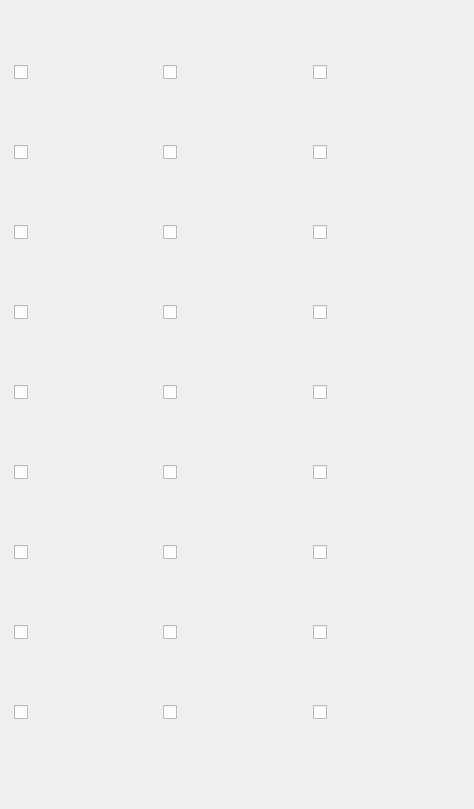
    <widget class="QWidget" name="Clotch">
     <attribute name="title">
      <string>Тканевая Б.</string>
     </attribute>
     <widget class="QFrame" name="Into_Frame_Item_1">
      <property name="geometry">
       <rect>
        <x>5</x>
        <y>-3</y>
        <width>460</width>
        <height>800</height>
       </rect>
      </property>
      <layout class="QGridLayout" name="gridLayout_2">
       <item row="1" column="4">
        <widget class="QCheckBox" name="checkBox19">
         <property name="text">
          <string/>
         </property>
         <property name="icon">
          <iconset>
           <normaloff>Pictures/T6_SHOES_CLOTH_SET1@0.png</normaloff>Pictures/T6_SHOES_CLOTH_SET1@0.png</iconset>
         </property>
         <property name="iconSize">
          <size>
           <width>90</width>
           <height>90</height>
          </size>
         </property>
         <property name="checkable">
          <bool>true</bool>
         </property>
        </widget>
       </item>
       <item row="1" column="0">
        <widget class="QCheckBox" name="checkBox1">
         <property name="text">
          <string/>
         </property>
         <property name="icon">
          <iconset>
           <normaloff>Pictures/T6_HEAD_CLOTH_SET1@0.png</normaloff>Pictures/T6_HEAD_CLOTH_SET1@0.png</iconset>
         </property>
         <property name="iconSize">
          <size>
           <width>90</width>
           <height>90</height>
          </size>
         </property>
         <property name="checkable">
          <bool>true</bool>
         </property>
        </widget>
       </item>
       <item row="5" column="2">
        <widget class="QCheckBox" name="checkBox14">
         <property name="text">
          <string/>
         </property>
         <property name="icon">
          <iconset>
           <normaloff>Pictures/T6_ARMOR_CLOTH_ROYAL.png</normaloff>Pictures/T6_ARMOR_CLOTH_ROYAL.png</iconset>
         </property>
         <property name="iconSize">
          <size>
           <width>90</width>
           <height>90</height>
          </size>
         </property>
         <property name="checkable">
          <bool>true</bool>
         </property>
        </widget>
       </item>
       <item row="5" column="4">
        <widget class="QCheckBox" name="checkBox23">
         <property name="text">
          <string/>
         </property>
         <property name="icon">
          <iconset>
           <normaloff>Pictures/T6_SHOES_CLOTH_ROYAL@0.png</normaloff>Pictures/T6_SHOES_CLOTH_ROYAL@0.png</iconset>
         </property>
         <property name="iconSize">
          <size>
           <width>90</width>
           <height>90</height>
          </size>
         </property>
         <property name="checkable">
          <bool>true</bool>
         </property>
        </widget>
       </item>
       <item row="1" column="2">
        <widget class="QCheckBox" name="checkBox10">
         <property name="text">
          <string/>
         </property>
         <property name="icon">
          <iconset>
           <normaloff>Pictures/T6_ARMOR_CLOTH_SET1.png</normaloff>Pictures/T6_ARMOR_CLOTH_SET1.png</iconset>
         </property>
         <property name="iconSize">
          <size>
           <width>90</width>
           <height>90</height>
          </size>
         </property>
         <property name="checkable">
          <bool>true</bool>
         </property>
        </widget>
       </item>
       <item row="4" column="2">
        <widget class="QCheckBox" name="checkBox13">
         <property name="text">
          <string/>
         </property>
         <property name="icon">
          <iconset>
           <normaloff>Pictures/T6_ARMOR_CLOTH_KEEPER.png</normaloff>Pictures/T6_ARMOR_CLOTH_KEEPER.png</iconset>
         </property>
         <property name="iconSize">
          <size>
           <width>90</width>
           <height>90</height>
          </size>
         </property>
         <property name="checkable">
          <bool>true</bool>
         </property>
        </widget>
       </item>
       <item row="2" column="2">
        <widget class="QCheckBox" name="checkBox11">
         <property name="text">
          <string/>
         </property>
         <property name="icon">
          <iconset>
           <normaloff>Pictures/T6_ARMOR_CLOTH_SET3.png</normaloff>Pictures/T6_ARMOR_CLOTH_SET3.png</iconset>
         </property>
         <property name="iconSize">
          <size>
           <width>90</width>
           <height>90</height>
          </size>
         </property>
         <property name="checkable">
          <bool>true</bool>
         </property>
        </widget>
       </item>
       <item row="9" column="2">
        <widget class="QCheckBox" name="checkBox18">
         <property name="text">
          <string/>
         </property>
         <property name="icon">
          <iconset>
           <normaloff>Pictures/T6_ARMOR_CLOTH_FEY@0.png</normaloff>Pictures/T6_ARMOR_CLOTH_FEY@0.png</iconset>
         </property>
         <property name="iconSize">
          <size>
           <width>90</width>
           <height>90</height>
          </size>
         </property>
         <property name="checkable">
          <bool>true</bool>
         </property>
        </widget>
       </item>
       <item row="6" column="2">
        <widget class="QCheckBox" name="checkBox15">
         <property name="text">
          <string/>
         </property>
         <property name="icon">
          <iconset>
           <normaloff>Pictures/T6_ARMOR_CLOTH_HELL@0.png</normaloff>Pictures/T6_ARMOR_CLOTH_HELL@0.png</iconset>
         </property>
         <property name="iconSize">
          <size>
           <width>90</width>
           <height>90</height>
          </size>
         </property>
         <property name="checkable">
          <bool>true</bool>
         </property>
        </widget>
       </item>
       <item row="8" column="2">
        <widget class="QCheckBox" name="checkBox17">
         <property name="text">
          <string/>
         </property>
         <property name="icon">
          <iconset>
           <normaloff>Pictures/T6_ARMOR_CLOTH_AVALON@0.png</normaloff>Pictures/T6_ARMOR_CLOTH_AVALON@0.png</iconset>
         </property>
         <property name="iconSize">
          <size>
           <width>90</width>
           <height>90</height>
          </size>
         </property>
         <property name="checkable">
          <bool>true</bool>
         </property>
        </widget>
       </item>
       <item row="3" column="2">
        <widget class="QCheckBox" name="checkBox12">
         <property name="font">
          <font>
           <pointsize>9</pointsize>
          </font>
         </property>
         <property name="text">
          <string notr="true"/>
         </property>
         <property name="icon">
          <iconset>
           <normaloff>Pictures/T6_ARMOR_CLOTH_SET2.png</normaloff>Pictures/T6_ARMOR_CLOTH_SET2.png</iconset>
         </property>
         <property name="iconSize">
          <size>
           <width>90</width>
           <height>90</height>
          </size>
         </property>
         <property name="checkable">
          <bool>true</bool>
         </property>
        </widget>
       </item>
       <item row="2" column="4">
        <widget class="QCheckBox" name="checkBox20">
         <property name="text">
          <string/>
         </property>
         <property name="icon">
          <iconset>
           <normaloff>Pictures/T6_SHOES_CLOTH_SET3@0.png</normaloff>Pictures/T6_SHOES_CLOTH_SET3@0.png</iconset>
         </property>
         <property name="iconSize">
          <size>
           <width>90</width>
           <height>90</height>
          </size>
         </property>
         <property name="checkable">
          <bool>true</bool>
         </property>
        </widget>
       </item>
       <item row="7" column="2">
        <widget class="QCheckBox" name="checkBox16">
         <property name="text">
          <string/>
         </property>
         <property name="icon">
          <iconset>
           <normaloff>Pictures/T6_ARMOR_CLOTH_MORGANA.png</normaloff>Pictures/T6_ARMOR_CLOTH_MORGANA.png</iconset>
         </property>
         <property name="iconSize">
          <size>
           <width>90</width>
           <height>90</height>
          </size>
         </property>
         <property name="checkable">
          <bool>true</bool>
         </property>
        </widget>
       </item>
       <item row="3" column="4">
        <widget class="QCheckBox" name="checkBox21">
         <property name="text">
          <string/>
         </property>
         <property name="icon">
          <iconset>
           <normaloff>Pictures/T6_SHOES_CLOTH_SET2@0.png</normaloff>Pictures/T6_SHOES_CLOTH_SET2@0.png</iconset>
         </property>
         <property name="iconSize">
          <size>
           <width>90</width>
           <height>90</height>
          </size>
         </property>
         <property name="checkable">
          <bool>true</bool>
         </property>
        </widget>
       </item>
       <item row="4" column="4">
        <widget class="QCheckBox" name="checkBox22">
         <property name="text">
          <string/>
         </property>
         <property name="icon">
          <iconset>
           <normaloff>Pictures/T6_SHOES_CLOTH_KEEPER@0.png</normaloff>Pictures/T6_SHOES_CLOTH_KEEPER@0.png</iconset>
         </property>
         <property name="iconSize">
          <size>
           <width>90</width>
           <height>90</height>
          </size>
         </property>
         <property name="checkable">
          <bool>true</bool>
         </property>
        </widget>
       </item>
       <item row="9" column="4">
        <widget class="QCheckBox" name="checkBox27">
         <property name="text">
          <string/>
         </property>
         <property name="icon">
          <iconset>
           <normaloff>Pictures/T6_SHOES_CLOTH_FEY@0.png</normaloff>Pictures/T6_SHOES_CLOTH_FEY@0.png</iconset>
         </property>
         <property name="iconSize">
          <size>
           <width>90</width>
           <height>90</height>
          </size>
         </property>
         <property name="checkable">
          <bool>true</bool>
         </property>
        </widget>
       </item>
       <item row="5" column="0">
        <widget class="QCheckBox" name="checkBox5">
         <property name="text">
          <string/>
         </property>
         <property name="icon">
          <iconset>
           <normaloff>Pictures/T6_HEAD_CLOTH_ROYAL@0.png</normaloff>Pictures/T6_HEAD_CLOTH_ROYAL@0.png</iconset>
         </property>
         <property name="iconSize">
          <size>
           <width>90</width>
           <height>90</height>
          </size>
         </property>
         <property name="checkable">
          <bool>true</bool>
         </property>
        </widget>
       </item>
       <item row="7" column="0">
        <widget class="QCheckBox" name="checkBox7">
         <property name="text">
          <string/>
         </property>
         <property name="icon">
          <iconset>
           <normaloff>Pictures/T6_HEAD_CLOTH_MORGANA@0.png</normaloff>Pictures/T6_HEAD_CLOTH_MORGANA@0.png</iconset>
         </property>
         <property name="iconSize">
          <size>
           <width>90</width>
           <height>90</height>
          </size>
         </property>
         <property name="checkable">
          <bool>true</bool>
         </property>
        </widget>
       </item>
       <item row="9" column="0">
        <widget class="QCheckBox" name="checkBox9">
         <property name="text">
          <string/>
         </property>
         <property name="icon">
          <iconset>
           <normaloff>Pictures/T6_HEAD_CLOTH_FEY@0.png</normaloff>Pictures/T6_HEAD_CLOTH_FEY@0.png</iconset>
         </property>
         <property name="iconSize">
          <size>
           <width>90</width>
           <height>90</height>
          </size>
         </property>
         <property name="checkable">
          <bool>true</bool>
         </property>
        </widget>
       </item>
       <item row="7" column="4">
        <widget class="QCheckBox" name="checkBox25">
         <property name="text">
          <string/>
         </property>
         <property name="icon">
          <iconset>
           <normaloff>Pictures/T6_SHOES_CLOTH_MORGANA@0.png</normaloff>Pictures/T6_SHOES_CLOTH_MORGANA@0.png</iconset>
         </property>
         <property name="iconSize">
          <size>
           <width>90</width>
           <height>90</height>
          </size>
         </property>
         <property name="checkable">
          <bool>true</bool>
         </property>
        </widget>
       </item>
       <item row="6" column="0">
        <widget class="QCheckBox" name="checkBox6">
         <property name="text">
          <string/>
         </property>
         <property name="icon">
          <iconset>
           <normaloff>Pictures/T6_HEAD_CLOTH_HELL@0.png</normaloff>Pictures/T6_HEAD_CLOTH_HELL@0.png</iconset>
         </property>
         <property name="iconSize">
          <size>
           <width>90</width>
           <height>90</height>
          </size>
         </property>
         <property name="checkable">
          <bool>true</bool>
         </property>
        </widget>
       </item>
       <item row="4" column="0">
        <widget class="QCheckBox" name="checkBox4">
         <property name="text">
          <string/>
         </property>
         <property name="icon">
          <iconset>
           <normaloff>Pictures/T6_HEAD_CLOTH_KEEPER@0.png</normaloff>Pictures/T6_HEAD_CLOTH_KEEPER@0.png</iconset>
         </property>
         <property name="iconSize">
          <size>
           <width>90</width>
           <height>90</height>
          </size>
         </property>
         <property name="checkable">
          <bool>true</bool>
         </property>
        </widget>
       </item>
       <item row="8" column="0">
        <widget class="QCheckBox" name="checkBox8">
         <property name="text">
          <string/>
         </property>
         <property name="icon">
          <iconset>
           <normaloff>Pictures/T6_HEAD_CLOTH_AVALON@0.png</normaloff>Pictures/T6_HEAD_CLOTH_AVALON@0.png</iconset>
         </property>
         <property name="iconSize">
          <size>
           <width>90</width>
           <height>90</height>
          </size>
         </property>
         <property name="checkable">
          <bool>true</bool>
         </property>
        </widget>
       </item>
       <item row="3" column="0">
        <widget class="QCheckBox" name="checkBox3">
         <property name="text">
          <string/>
         </property>
         <property name="icon">
          <iconset>
           <normaloff>Pictures/T6_HEAD_CLOTH_SET2@0.png</normaloff>Pictures/T6_HEAD_CLOTH_SET2@0.png</iconset>
         </property>
         <property name="iconSize">
          <size>
           <width>90</width>
           <height>90</height>
          </size>
         </property>
         <property name="checkable">
          <bool>true</bool>
         </property>
        </widget>
       </item>
       <item row="2" column="0">
        <widget class="QCheckBox" name="checkBox2">
         <property name="text">
          <string/>
         </property>
         <property name="icon">
          <iconset>
           <normaloff>Pictures/T6_HEAD_CLOTH_SET3@0.png</normaloff>Pictures/T6_HEAD_CLOTH_SET3@0.png</iconset>
         </property>
         <property name="iconSize">
          <size>
           <width>90</width>
           <height>90</height>
          </size>
         </property>
         <property name="checkable">
          <bool>true</bool>
         </property>
        </widget>
       </item>
       <item row="6" column="4">
        <widget class="QCheckBox" name="checkBox24">
         <property name="text">
          <string/>
         </property>
         <property name="icon">
          <iconset>
           <normaloff>Pictures/T6_SHOES_CLOTH_HELL@0.png</normaloff>Pictures/T6_SHOES_CLOTH_HELL@0.png</iconset>
         </property>
         <property name="iconSize">
          <size>
           <width>90</width>
           <height>90</height>
          </size>
         </property>
         <property name="checkable">
          <bool>true</bool>
         </property>
        </widget>
       </item>
       <item row="8" column="4">
        <widget class="QCheckBox" name="checkBox26">
         <property name="text">
          <string/>
         </property>
         <property name="icon">
          <iconset>
           <normaloff>Pictures/T6_SHOES_CLOTH_AVALON@0.png</normaloff>Pictures/T6_SHOES_CLOTH_AVALON@0.png</iconset>
         </property>
         <property name="iconSize">
          <size>
           <width>90</width>
           <height>90</height>
          </size>
         </property>
         <property name="checkable">
          <bool>true</bool>
         </property>
        </widget>
       </item>
      </layout>
     </widget>
    </widget>
